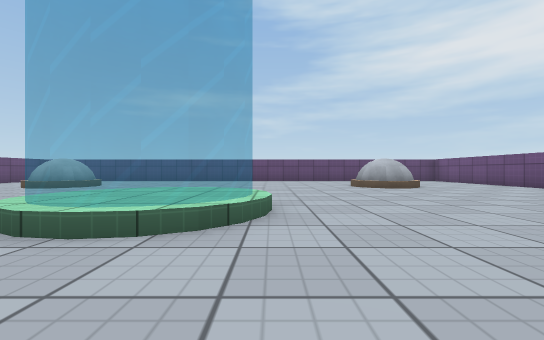
[1] (above)

21 first-person views from a walk through a Unity game level. The camera is 0.51 m above the floor, looks level and sees 90° across. The floor is counted in squares, 1 m on a side. Each view is taken from the middle of a square. On the plan, view 1 faces up. The plan holds only what a view shows up to about 9 squares ahead; the rest is blank. The place goes on beyond the plan. The player character is not drawn. Surface patterns are stand-ins for the level's own textures.

[2]
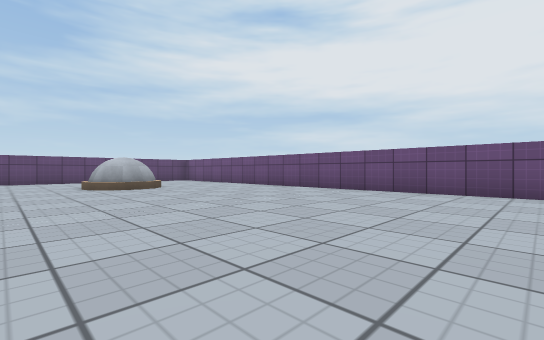

[3]
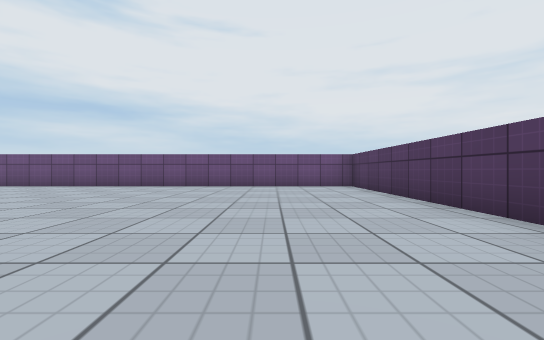

[4]
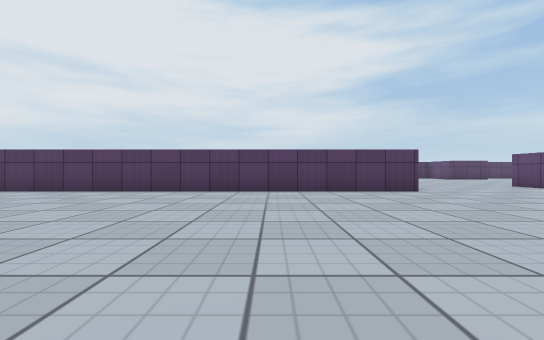

[5]
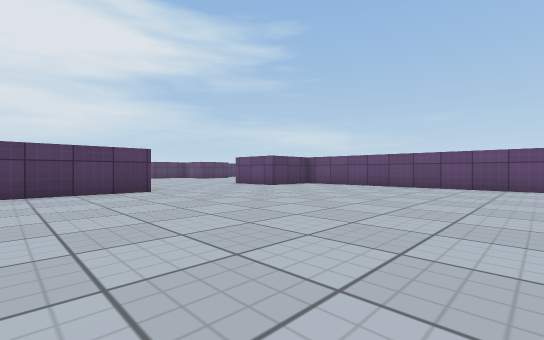

[6]
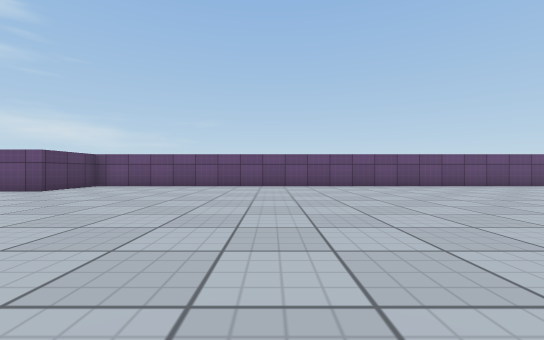

[7]
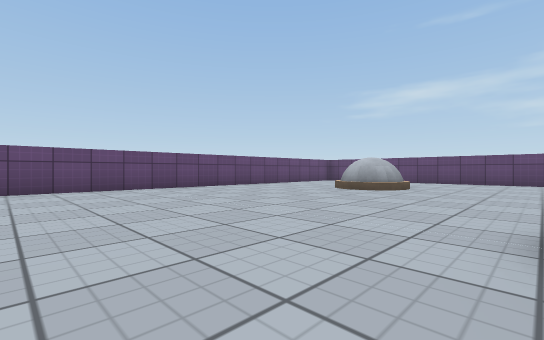

[8]
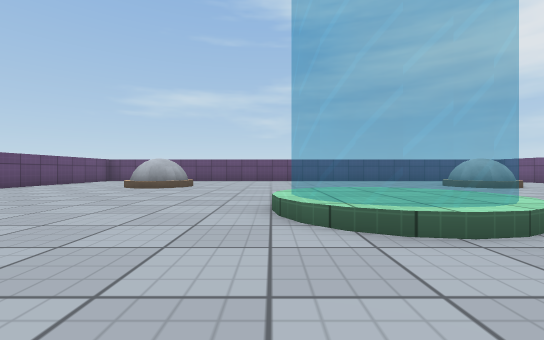

[9]
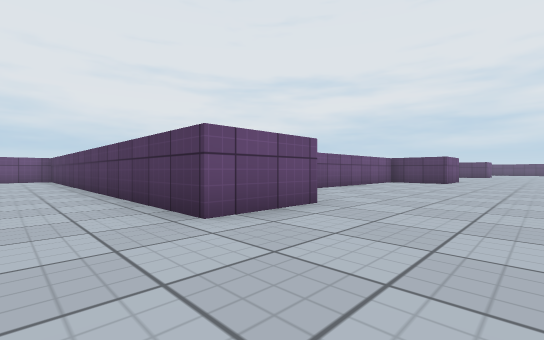

[10]
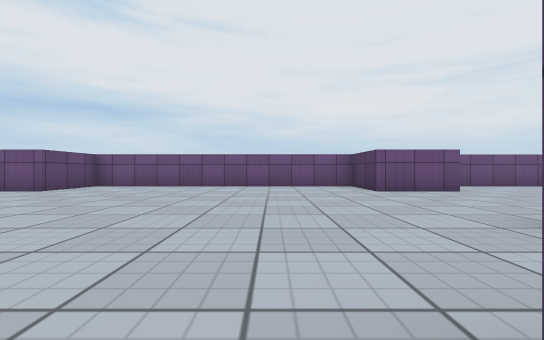

[11]
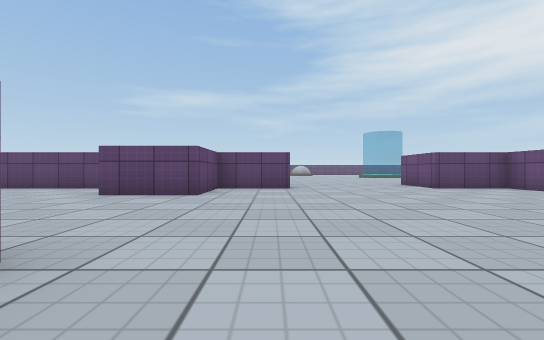

[12]
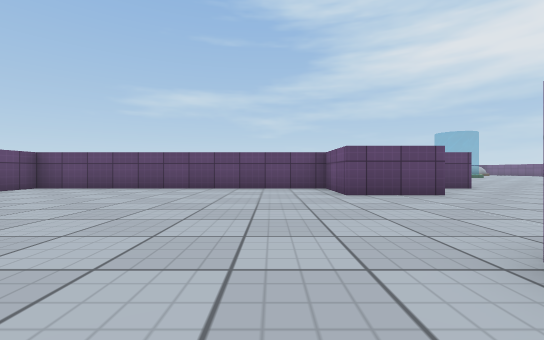

[13]
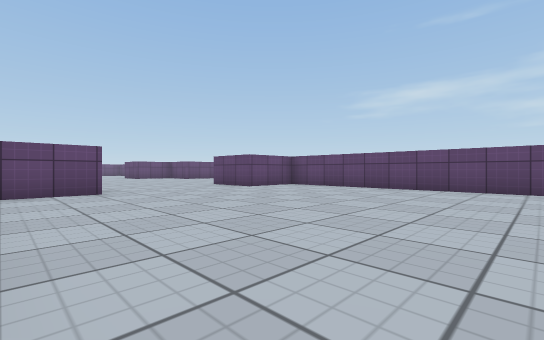

[14]
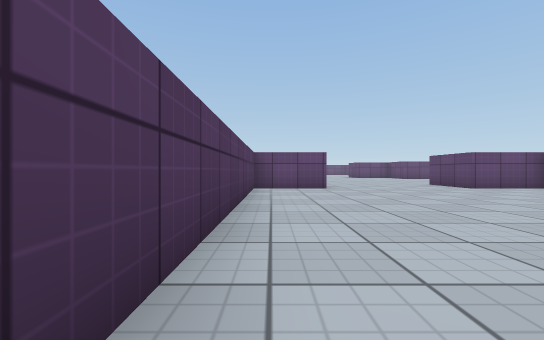

[15]
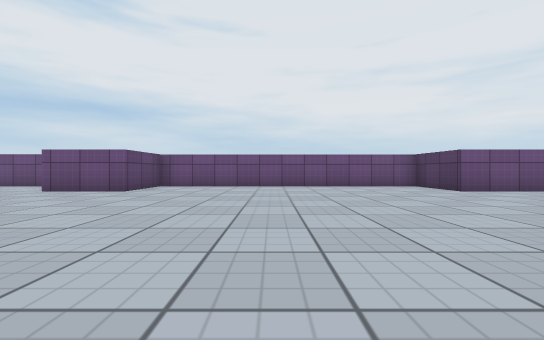

[16]
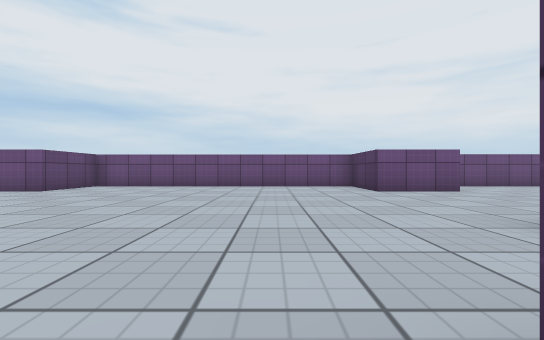

[17]
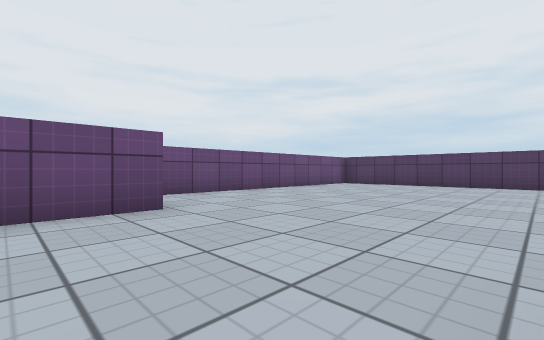

[18]
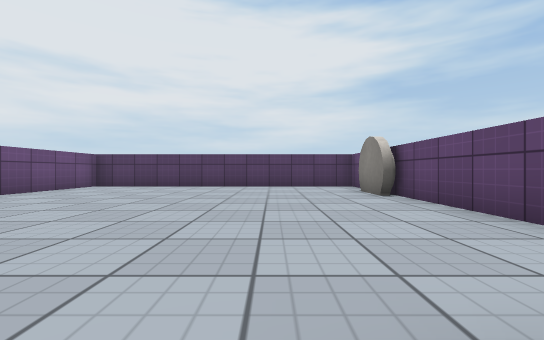

[19]
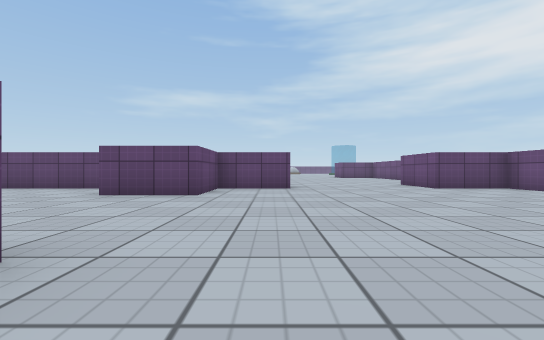

[20]
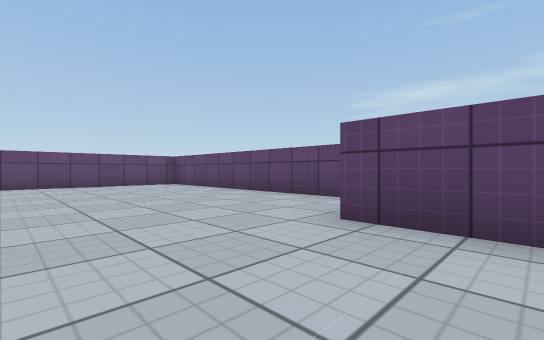

[21]
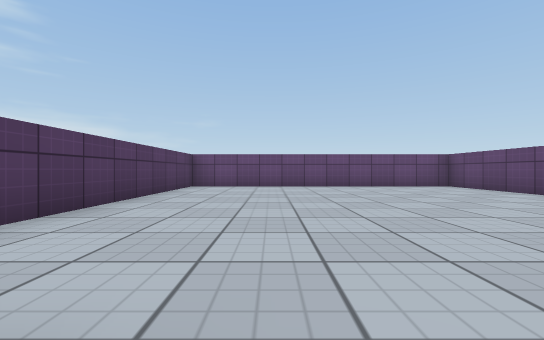

### Floor plan
Key: @ floor where view 1 was taken; # wall or solid block; . floor; ^ raised ledge; O other object.
Columns run from 23 left of view 1 to 8 right of it. Each row starts with its distance up from view 1.
  9             #   OO        OO   #
  8             #...OO........OO...#
  7             #........  ........#
  6             #........  ........#
  5             #........OO........#
  4             #.......O^^O.......#
  3             #.......O^^O.......#
  2             #........OO........#
  1             #..................#
  0             #..........@.......#
 -1             #..................#
 -2             #..................#
 -3             #..................#
 -4             #..................#
 -5             #..................#
 -6             ###....#############
 -7   #############....###
 -8   #........##........#
 -9  ##........##........#
-10   ...................#
-11  ....................#
-12 .....................#
-13 .....................#
-14   #........ #........#
-15   #........   .......#
-16   ########     ....###
-17   ########  ###....###
-18   #........ #........#
-19   #........##........#
-20   #..................#
-21   #..................#
-22   #..................#
-23   #..................#
-24   #........ #........#
-25   #.......    .......#
-26   #######      ....###
-27                ....# #
-28               .......#
-29              ........#
-30             #........#
-31             #........#
-32             #O.......#
-33             #O.......#
-34             #........#
-35             #........#
-36             ##########

Positions as (right, up) in squares from view 1, and headings:
1: (0, 0), facing up
2: (1, 0), facing up-right
3: (-1, -3), facing right
4: (-1, 1), facing down
5: (-2, 1), facing down-left
6: (-2, 0), facing left
7: (-3, 1), facing up-left
8: (-3, 0), facing up
9: (-7, -4), facing down-right
10: (-11, -13), facing right
11: (-9, -15), facing up
12: (-14, -15), facing up
13: (-14, -15), facing up-left
14: (-13, -15), facing left
15: (-11, -21), facing right
16: (-11, -23), facing right
17: (-8, -26), facing down-right
18: (-8, -27), facing down
19: (-9, -25), facing up
20: (-11, -22), facing up-left
21: (-12, -23), facing left
